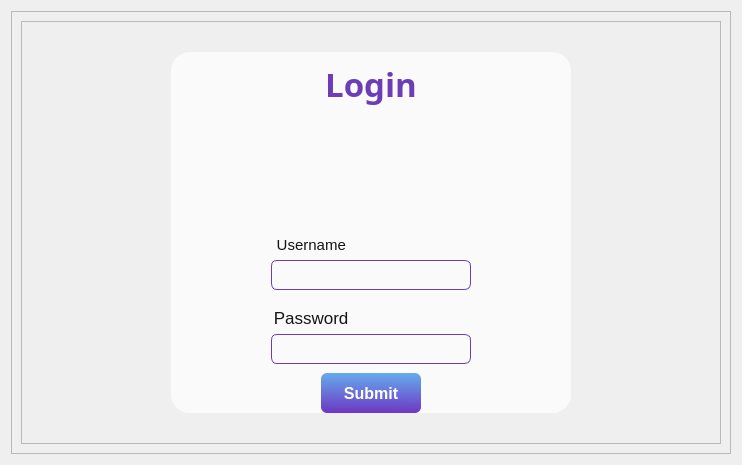
         <widget class="QWidget" name="page_12">
          <layout class="QVBoxLayout" name="verticalLayout_40">
           <item>
            <widget class="QFrame" name="frame_50">
             <property name="layoutDirection">
              <enum>Qt::LeftToRight</enum>
             </property>
             <property name="styleSheet">
              <string notr="true">text-align:center;</string>
             </property>
             <property name="frameShape">
              <enum>QFrame::StyledPanel</enum>
             </property>
             <property name="frameShadow">
              <enum>QFrame::Raised</enum>
             </property>
             <layout class="QVBoxLayout" name="verticalLayout_5">
              <item alignment="Qt::AlignHCenter">
               <widget class="QFrame" name="frame_3">
                <property name="minimumSize">
                 <size>
                  <width>700</width>
                  <height>0</height>
                 </size>
                </property>
                <property name="frameShape">
                 <enum>QFrame::StyledPanel</enum>
                </property>
                <property name="frameShadow">
                 <enum>QFrame::Raised</enum>
                </property>
                <layout class="QVBoxLayout" name="verticalLayout_6">
                 <property name="spacing">
                  <number>30</number>
                 </property>
                 <property name="leftMargin">
                  <number>30</number>
                 </property>
                 <property name="topMargin">
                  <number>30</number>
                 </property>
                 <property name="rightMargin">
                  <number>30</number>
                 </property>
                 <property name="bottomMargin">
                  <number>30</number>
                 </property>
                 <item alignment="Qt::AlignHCenter">
                  <widget class="QFrame" name="frame_180">
                   <property name="minimumSize">
                    <size>
                     <width>400</width>
                     <height>300</height>
                    </size>
                   </property>
                   <property name="maximumSize">
                    <size>
                     <width>400</width>
                     <height>440</height>
                    </size>
                   </property>
                   <property name="styleSheet">
                    <string notr="true">image:none;
background-color: rgb(250, 250, 250);
border-radius:19px;</string>
                   </property>
                   <property name="frameShape">
                    <enum>QFrame::StyledPanel</enum>
                   </property>
                   <property name="frameShadow">
                    <enum>QFrame::Raised</enum>
                   </property>
                   <layout class="QVBoxLayout" name="verticalLayout_168">
                    <property name="spacing">
                     <number>0</number>
                    </property>
                    <property name="leftMargin">
                     <number>0</number>
                    </property>
                    <property name="topMargin">
                     <number>0</number>
                    </property>
                    <property name="rightMargin">
                     <number>0</number>
                    </property>
                    <property name="bottomMargin">
                     <number>0</number>
                    </property>
                    <item alignment="Qt::AlignHCenter">
                     <widget class="QFrame" name="frame_181">
                      <property name="maximumSize">
                       <size>
                        <width>300</width>
                        <height>16777215</height>
                       </size>
                      </property>
                      <property name="styleSheet">
                       <string notr="true">border:0px;</string>
                      </property>
                      <property name="frameShape">
                       <enum>QFrame::StyledPanel</enum>
                      </property>
                      <property name="frameShadow">
                       <enum>QFrame::Raised</enum>
                      </property>
                      <layout class="QHBoxLayout" name="horizontalLayout_3">
                       <item alignment="Qt::AlignHCenter">
                        <widget class="QLabel" name="label_50">
                         <property name="minimumSize">
                          <size>
                           <width>200</width>
                           <height>0</height>
                          </size>
                         </property>
                         <property name="font">
                          <font>
                           <family>Segoe UI Black</family>
                           <pointsize>25</pointsize>
                           <weight>75</weight>
                           <italic>false</italic>
                           <bold>true</bold>
                          </font>
                         </property>
                         <property name="styleSheet">
                          <string notr="true">color: rgb(108, 61, 183);</string>
                         </property>
                         <property name="text">
                          <string>Login</string>
                         </property>
                         <property name="alignment">
                          <set>Qt::AlignCenter</set>
                         </property>
                        </widget>
                       </item>
                      </layout>
                     </widget>
                    </item>
                    <item alignment="Qt::AlignHCenter">
                     <widget class="QFrame" name="frame_182">
                      <property name="minimumSize">
                       <size>
                        <width>141</width>
                        <height>111</height>
                       </size>
                      </property>
                      <property name="maximumSize">
                       <size>
                        <width>141</width>
                        <height>111</height>
                       </size>
                      </property>
                      <property name="styleSheet">
                       <string notr="true">border:0px;
image: url(:/16x16/icons/24x24/user_logo.png);</string>
                      </property>
                      <property name="frameShape">
                       <enum>QFrame::StyledPanel</enum>
                      </property>
                      <property name="frameShadow">
                       <enum>QFrame::Raised</enum>
                      </property>
                      <layout class="QVBoxLayout" name="verticalLayout_3">
                       <item>
                        <widget class="QLabel" name="label">
                         <property name="styleSheet">
                          <string notr="true">image:url(:/newPrefix/7947586491595453760-512.png);</string>
                         </property>
                         <property name="text">
                          <string/>
                         </property>
                        </widget>
                       </item>
                      </layout>
                     </widget>
                    </item>
                    <item>
                     <widget class="QFrame" name="frame_183">
                      <property name="styleSheet">
                       <string notr="true">border:0px;</string>
                      </property>
                      <property name="frameShape">
                       <enum>QFrame::StyledPanel</enum>
                      </property>
                      <property name="frameShadow">
                       <enum>QFrame::Raised</enum>
                      </property>
                      <layout class="QVBoxLayout" name="verticalLayout_170">
                       <property name="spacing">
                        <number>0</number>
                       </property>
                       <property name="leftMargin">
                        <number>0</number>
                       </property>
                       <property name="topMargin">
                        <number>0</number>
                       </property>
                       <property name="rightMargin">
                        <number>0</number>
                       </property>
                       <property name="bottomMargin">
                        <number>0</number>
                       </property>
                       <item>
                        <widget class="QFrame" name="frame_184">
                         <property name="frameShape">
                          <enum>QFrame::StyledPanel</enum>
                         </property>
                         <property name="frameShadow">
                          <enum>QFrame::Raised</enum>
                         </property>
                         <layout class="QVBoxLayout" name="verticalLayout_4">
                          <item alignment="Qt::AlignLeft">
                           <widget class="QLabel" name="label_55">
                            <property name="minimumSize">
                             <size>
                              <width>300</width>
                              <height>0</height>
                             </size>
                            </property>
                            <property name="font">
                             <font>
                              <pointsize>11</pointsize>
                              <weight>50</weight>
                              <bold>false</bold>
                             </font>
                            </property>
                            <property name="styleSheet">
                             <string notr="true">color: rgb(21, 21, 21);</string>
                            </property>
                            <property name="text">
                             <string>Username         </string>
                            </property>
                            <property name="alignment">
                             <set>Qt::AlignCenter</set>
                            </property>
                           </widget>
                          </item>
                          <item alignment="Qt::AlignHCenter">
                           <widget class="QLineEdit" name="lineEdit_29">
                            <property name="minimumSize">
                             <size>
                              <width>200</width>
                              <height>30</height>
                             </size>
                            </property>
                            <property name="maximumSize">
                             <size>
                              <width>200</width>
                              <height>30</height>
                             </size>
                            </property>
                            <property name="styleSheet">
                             <string notr="true">border:1px solid rgb(108, 61, 183);
border-radius:6px;</string>
                            </property>
                            <property name="clearButtonEnabled">
                             <bool>true</bool>
                            </property>
                           </widget>
                          </item>
                         </layout>
                        </widget>
                       </item>
                       <item>
                        <widget class="QFrame" name="frame_185">
                         <property name="frameShape">
                          <enum>QFrame::StyledPanel</enum>
                         </property>
                         <property name="frameShadow">
                          <enum>QFrame::Raised</enum>
                         </property>
                         <layout class="QVBoxLayout" name="verticalLayout_172">
                          <item alignment="Qt::AlignLeft">
                           <widget class="QLabel" name="label_56">
                            <property name="minimumSize">
                             <size>
                              <width>300</width>
                              <height>0</height>
                             </size>
                            </property>
                            <property name="font">
                             <font>
                              <pointsize>13</pointsize>
                              <weight>50</weight>
                              <bold>false</bold>
                             </font>
                            </property>
                            <property name="layoutDirection">
                             <enum>Qt::LeftToRight</enum>
                            </property>
                            <property name="styleSheet">
                             <string notr="true">color: rgb(21, 21, 21);</string>
                            </property>
                            <property name="text">
                             <string>Password        </string>
                            </property>
                            <property name="alignment">
                             <set>Qt::AlignCenter</set>
                            </property>
                           </widget>
                          </item>
                          <item alignment="Qt::AlignHCenter">
                           <widget class="QLineEdit" name="lineEdit_30">
                            <property name="minimumSize">
                             <size>
                              <width>200</width>
                              <height>30</height>
                             </size>
                            </property>
                            <property name="maximumSize">
                             <size>
                              <width>200</width>
                              <height>30</height>
                             </size>
                            </property>
                            <property name="styleSheet">
                             <string notr="true">border:1px solid rgb(108, 61, 183);
border-radius:6px;</string>
                            </property>
                            <property name="echoMode">
                             <enum>QLineEdit::Password</enum>
                            </property>
                            <property name="placeholderText">
                             <string/>
                            </property>
                            <property name="cursorMoveStyle">
                             <enum>Qt::VisualMoveStyle</enum>
                            </property>
                            <property name="clearButtonEnabled">
                             <bool>true</bool>
                            </property>
                           </widget>
                          </item>
                         </layout>
                        </widget>
                       </item>
                      </layout>
                     </widget>
                    </item>
                    <item>
                     <widget class="QFrame" name="frame_186">
                      <property name="styleSheet">
                       <string notr="true">border:0px;</string>
                      </property>
                      <property name="frameShape">
                       <enum>QFrame::StyledPanel</enum>
                      </property>
                      <property name="frameShadow">
                       <enum>QFrame::Raised</enum>
                      </property>
                      <layout class="QVBoxLayout" name="verticalLayout_173">
                       <property name="spacing">
                        <number>0</number>
                       </property>
                       <property name="leftMargin">
                        <number>0</number>
                       </property>
                       <property name="topMargin">
                        <number>0</number>
                       </property>
                       <property name="rightMargin">
                        <number>0</number>
                       </property>
                       <property name="bottomMargin">
                        <number>0</number>
                       </property>
                       <item>
                        <widget class="QFrame" name="frame_187">
                         <property name="frameShape">
                          <enum>QFrame::StyledPanel</enum>
                         </property>
                         <property name="frameShadow">
                          <enum>QFrame::Raised</enum>
                         </property>
                         <layout class="QVBoxLayout" name="verticalLayout_174">
                          <property name="leftMargin">
                           <number>150</number>
                          </property>
                          <property name="topMargin">
                           <number>0</number>
                          </property>
                          <property name="bottomMargin">
                           <number>0</number>
                          </property>
                          <item>
                           <widget class="QPushButton" name="pushButton_63">
                            <property name="minimumSize">
                             <size>
                              <width>0</width>
                              <height>40</height>
                             </size>
                            </property>
                            <property name="maximumSize">
                             <size>
                              <width>100</width>
                              <height>16777215</height>
                             </size>
                            </property>
                            <property name="font">
                             <font>
                              <pointsize>12</pointsize>
                              <weight>75</weight>
                              <bold>true</bold>
                             </font>
                            </property>
                            <property name="cursor">
                             <cursorShape>PointingHandCursor</cursorShape>
                            </property>
                            <property name="styleSheet">
                             <string notr="true">background-color: qlineargradient(spread:pad, x1:0.511, y1:0, x2:0.5, y2:1, stop:0 rgba(101, 172, 236, 255), stop:1 rgba(109, 55, 196, 255));
color: rgb(255, 255, 255);
border-radius:6px;</string>
                            </property>
                            <property name="text">
                             <string>Submit</string>
                            </property>
                           </widget>
                          </item>
                         </layout>
                        </widget>
                       </item>
                      </layout>
                     </widget>
                    </item>
                   </layout>
                  </widget>
                 </item>
                </layout>
               </widget>
              </item>
             </layout>
            </widget>
           </item>
          </layout>
         </widget>
